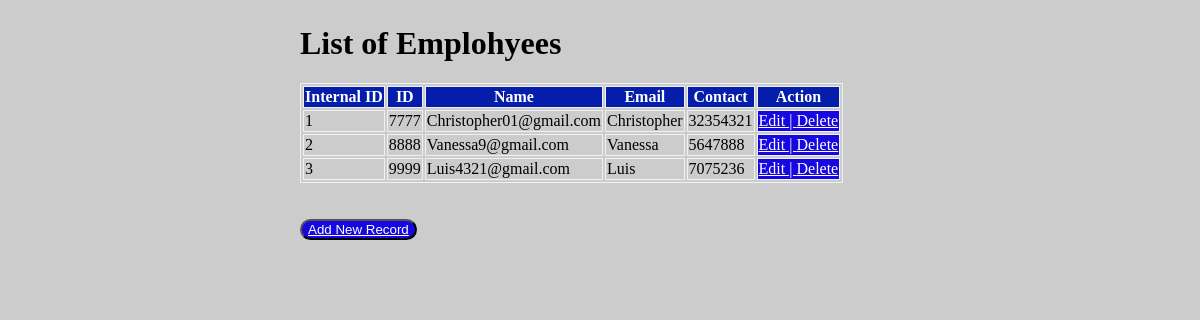
The page /show on the database its author committed.
### employee/models.py (models this page shows, shortened)
class Employee(models.Model):
    eid = models.CharField(max_length=20)
    ename = models.CharField(max_length=100)
    eemail = models.EmailField()
    econtact = models.CharField(max_length=15)
    class Meta:
      db_table = 'employee'

### employee/views.py (the view)
# urls.py: path('show', views.show),
def show(request):
    employees = Employee.objects.all()
    return render(request, 'show.html', {'employees': employees})

### employee/templates/show.html (shortened to what this page needs)
<!DOCTYPE html>
<html lang="en">
{% load static %}
<link rel="stylesheet" href="{% static 'css/style.css' %}">
<body>
<div class="">
 <h1>List of Emplohyees</h1>
 <table>
<thead>
    <tr>
        <th>Internal ID</th>
        <th>ID</th>
        <th>Name</th>
        <th>Email</th>
        <th>Contact</th>
        <th>Action</th>
    </tr>
</thead>
<tbody>
    {%for employee in employees %}
    <tr>
        <td>{{ employee.id }}</td>
        <td>{{ employee.eid }}</td>
        <td>{{ employee.eemail }}</td>
        <td>{{ employee.ename }}</td>
        <td>{{ employee.econtact }}</td>
        <td bgcolor="#1608df"><a href='/edit/{{ employee.id }}'>Edit
        | <a href='/delete/{{ employee.id }}'>Delete</td>
    </tr>
    {% endfor %}
</tbody>
 </table>
 <br>
 <br>
 <button> <a href="/emp">Add New Record</a></button>
</div>
</body>
</html>

### employee/static/css/style.css (style rules this page uses)
body { background: #ccc; height: 100%; margin: 25px 0; padding-left: 300px; }
table, th, td { border: 1px solid rgb(238, 241, 241) }
th { background-color: #041daa; color: white; }
button { border-radius: 12px; color:#b1df08; background-color: #1608df; cursor:pointer; }
a:link { color: white; }

### rows shown on the page
Employee: id "1", eid "7777", eemail "Christopher01@gmail.com", ename "Christopher", econtact "32354321"
Employee: id "2", eid "8888", eemail "Vanessa9@gmail.com", ename "Vanessa", econtact "5647888"
Employee: id "3", eid "9999", eemail "Luis4321@gmail.com", ename "Luis", econtact "7075236"
